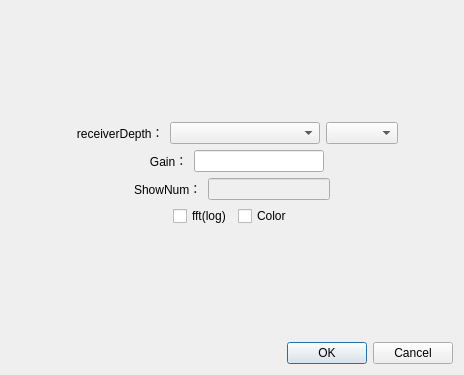
<?xml version="1.0" encoding="UTF-8"?>
<ui version="4.0">
 <class>CRGSetting</class>
 <widget class="QDialog" name="CRGSetting">
  <property name="geometry">
   <rect>
    <x>0</x>
    <y>0</y>
    <width>464</width>
    <height>375</height>
   </rect>
  </property>
  <property name="windowTitle">
   <string>CRGSetting</string>
  </property>
  <layout class="QVBoxLayout" name="verticalLayout">
   <item>
    <layout class="QVBoxLayout" name="verticalLayout_4">
     <item>
      <spacer name="verticalSpacer_4">
       <property name="orientation">
        <enum>Qt::Vertical</enum>
       </property>
       <property name="sizeHint" stdset="0">
        <size>
         <width>20</width>
         <height>40</height>
        </size>
       </property>
      </spacer>
     </item>
     <item>
      <layout class="QHBoxLayout" name="horizontalLayout_2">
       <item>
        <spacer name="horizontalSpacer_4">
         <property name="orientation">
          <enum>Qt::Horizontal</enum>
         </property>
         <property name="sizeHint" stdset="0">
          <size>
           <width>40</width>
           <height>20</height>
          </size>
         </property>
        </spacer>
       </item>
       <item>
        <widget class="QLabel" name="label_2">
         <property name="text">
          <string>   receiverDepth：</string>
         </property>
        </widget>
       </item>
       <item>
        <widget class="QComboBox" name="comboBox_DepthEdit">
         <property name="minimumSize">
          <size>
           <width>150</width>
           <height>0</height>
          </size>
         </property>
        </widget>
       </item>
       <item>
        <widget class="QComboBox" name="comboBox_Depth"/>
       </item>
       <item>
        <spacer name="horizontalSpacer_3">
         <property name="orientation">
          <enum>Qt::Horizontal</enum>
         </property>
         <property name="sizeHint" stdset="0">
          <size>
           <width>40</width>
           <height>20</height>
          </size>
         </property>
        </spacer>
       </item>
      </layout>
     </item>
     <item>
      <layout class="QHBoxLayout" name="horizontalLayout_4">
       <item>
        <spacer name="horizontalSpacer_6">
         <property name="orientation">
          <enum>Qt::Horizontal</enum>
         </property>
         <property name="sizeHint" stdset="0">
          <size>
           <width>40</width>
           <height>20</height>
          </size>
         </property>
        </spacer>
       </item>
       <item>
        <widget class="QLabel" name="label_3">
         <property name="text">
          <string>   Gain：</string>
         </property>
        </widget>
       </item>
       <item>
        <widget class="QLineEdit" name="GainEdit"/>
       </item>
       <item>
        <spacer name="horizontalSpacer_5">
         <property name="orientation">
          <enum>Qt::Horizontal</enum>
         </property>
         <property name="sizeHint" stdset="0">
          <size>
           <width>40</width>
           <height>20</height>
          </size>
         </property>
        </spacer>
       </item>
      </layout>
     </item>
     <item>
      <layout class="QHBoxLayout" name="horizontalLayout_5">
       <item>
        <spacer name="horizontalSpacer_8">
         <property name="orientation">
          <enum>Qt::Horizontal</enum>
         </property>
         <property name="sizeHint" stdset="0">
          <size>
           <width>40</width>
           <height>20</height>
          </size>
         </property>
        </spacer>
       </item>
       <item>
        <widget class="QLabel" name="label_4">
         <property name="text">
          <string>ShowNum：</string>
         </property>
        </widget>
       </item>
       <item>
        <widget class="QLineEdit" name="ShowNumEdit">
         <property name="enabled">
          <bool>false</bool>
         </property>
        </widget>
       </item>
       <item>
        <spacer name="horizontalSpacer_7">
         <property name="orientation">
          <enum>Qt::Horizontal</enum>
         </property>
         <property name="sizeHint" stdset="0">
          <size>
           <width>40</width>
           <height>20</height>
          </size>
         </property>
        </spacer>
       </item>
      </layout>
     </item>
     <item>
      <layout class="QHBoxLayout" name="horizontalLayout_3">
       <item>
        <spacer name="horizontalSpacer_9">
         <property name="orientation">
          <enum>Qt::Horizontal</enum>
         </property>
         <property name="sizeHint" stdset="0">
          <size>
           <width>40</width>
           <height>20</height>
          </size>
         </property>
        </spacer>
       </item>
       <item>
        <widget class="QCheckBox" name="checkBox_fft">
         <property name="text">
          <string>fft(log)</string>
         </property>
        </widget>
       </item>
       <item>
        <widget class="QCheckBox" name="checkBox_Color">
         <property name="text">
          <string>Color</string>
         </property>
        </widget>
       </item>
       <item>
        <spacer name="horizontalSpacer_10">
         <property name="orientation">
          <enum>Qt::Horizontal</enum>
         </property>
         <property name="sizeHint" stdset="0">
          <size>
           <width>40</width>
           <height>20</height>
          </size>
         </property>
        </spacer>
       </item>
      </layout>
     </item>
     <item>
      <spacer name="verticalSpacer">
       <property name="orientation">
        <enum>Qt::Vertical</enum>
       </property>
       <property name="sizeHint" stdset="0">
        <size>
         <width>20</width>
         <height>40</height>
        </size>
       </property>
      </spacer>
     </item>
     <item>
      <widget class="QDialogButtonBox" name="buttonBox">
       <property name="orientation">
        <enum>Qt::Horizontal</enum>
       </property>
       <property name="standardButtons">
        <set>QDialogButtonBox::Cancel|QDialogButtonBox::Ok</set>
       </property>
      </widget>
     </item>
    </layout>
   </item>
  </layout>
 </widget>
 <resources/>
 <connections>
  <connection>
   <sender>buttonBox</sender>
   <signal>accepted()</signal>
   <receiver>CRGSetting</receiver>
   <slot>accept()</slot>
   <hints>
    <hint type="sourcelabel">
     <x>248</x>
     <y>254</y>
    </hint>
    <hint type="destinationlabel">
     <x>157</x>
     <y>274</y>
    </hint>
   </hints>
  </connection>
  <connection>
   <sender>buttonBox</sender>
   <signal>rejected()</signal>
   <receiver>CRGSetting</receiver>
   <slot>reject()</slot>
   <hints>
    <hint type="sourcelabel">
     <x>316</x>
     <y>260</y>
    </hint>
    <hint type="destinationlabel">
     <x>286</x>
     <y>274</y>
    </hint>
   </hints>
  </connection>
 </connections>
</ui>
